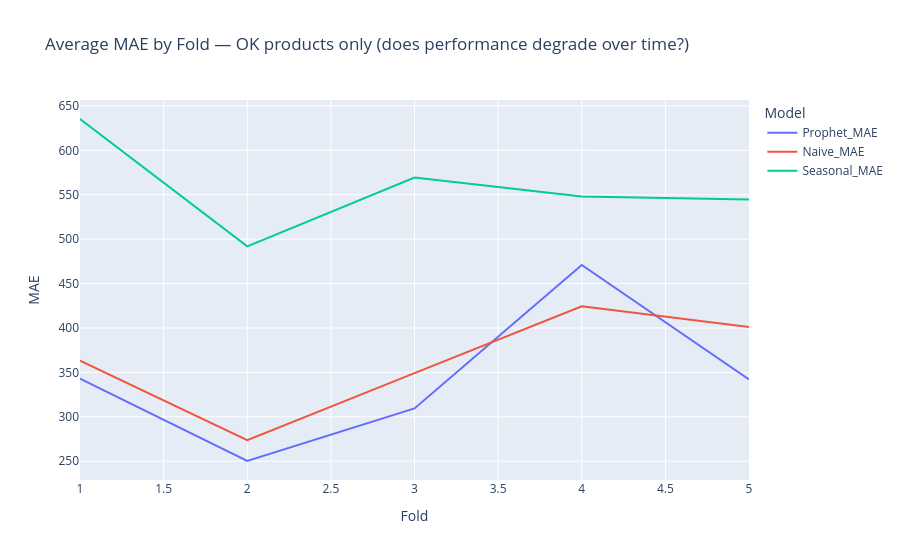

The notebook cell this image was saved under:
### Code cell
fig3 = px.line(
    folds_ok.groupby('Fold')[['Prophet_MAE', 'Naive_MAE', 'Seasonal_MAE']].mean().reset_index(),
    x='Fold',
    y=['Prophet_MAE', 'Naive_MAE', 'Seasonal_MAE'],
    title='Average MAE by Fold — OK products only (does performance degrade over time?)',
    labels={'value': 'MAE', 'variable': 'Model'}
)
fig3.show()

### Figure 1 — Plotly figure (JSON) as saved in the notebook; plotly's stock layout.template omitted (floating-point values rounded to 4 significant figures)
{"data": [{"hovertemplate": "Model=Prophet_MAE<br>Fold=%{x}<br>MAE=%{y}<extra></extra>", "legendgroup": "Prophet_MAE", "line": {"color": "#636efa", "dash": "solid"}, "marker": {"symbol": "circle"}, "mode": "lines", "name": "Prophet_MAE", "orientation": "v", "showlegend": true, "type": "scatter", "x": [1, 2, 3, 4, 5], "xaxis": "x", "y": [343.0, 250.2, 309.4, 470.9, 342.1], "yaxis": "y"}, {"hovertemplate": "Model=Naive_MAE<br>Fold=%{x}<br>MAE=%{y}<extra></extra>", "legendgroup": "Naive_MAE", "line": {"color": "#EF553B", "dash": "solid"}, "marker": {"symbol": "circle"}, "mode": "lines", "name": "Naive_MAE", "orientation": "v", "showlegend": true, "type": "scatter", "x": [1, 2, 3, 4, 5], "xaxis": "x", "y": [363.2, 273.7, 349.1, 424.4, 401.0], "yaxis": "y"}, {"hovertemplate": "Model=Seasonal_MAE<br>Fold=%{x}<br>MAE=%{y}<extra></extra>", "legendgroup": "Seasonal_MAE", "line": {"color": "#00cc96", "dash": "solid"}, "marker": {"symbol": "circle"}, "mode": "lines", "name": "Seasonal_MAE", "orientation": "v", "showlegend": true, "type": "scatter", "x": [1, 2, 3, 4, 5], "xaxis": "x", "y": [635.2, 491.8, 569.3, 548.1, 544.6], "yaxis": "y"}], "layout": {"legend": {"title": {"text": "Model"}, "tracegroupgap": 0}, "title": {"text": "Average MAE by Fold — OK products only (does performance degrade over time?)"}, "xaxis": {"anchor": "y", "domain": [0, 1], "title": {"text": "Fold"}}, "yaxis": {"anchor": "x", "domain": [0, 1], "title": {"text": "MAE"}}}}
